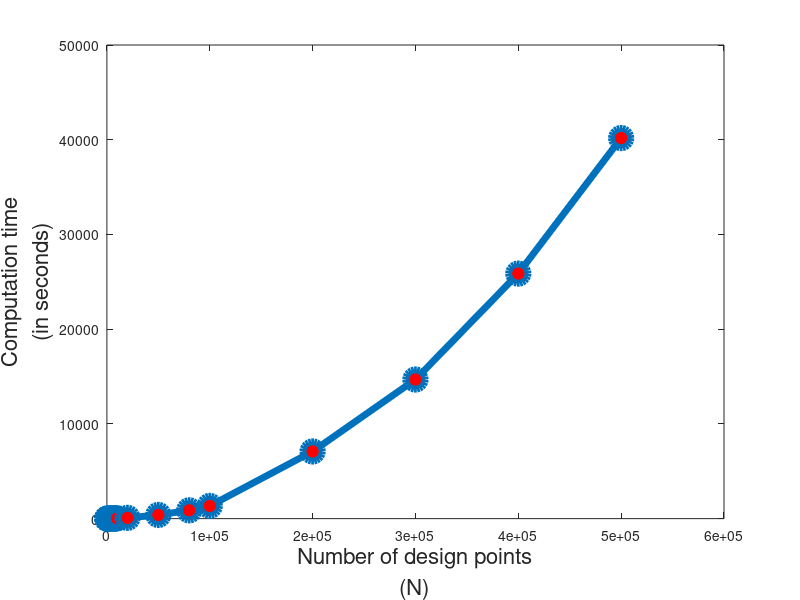

MATLAB code to generate this figure:
% EMAX [1;2;1]
%D-optimality for Emax model

x = [101 501 1001 2001 3001 4001 5001 6001 7001 8001 9001 10001 20001 ...
    50001 80001 100001 200001 300001 400001 500001]';
y = [1.922385 2.925531 3.935194 6.000104 8.367561 11.133859 13.606407 ...
      16.519683 19.700756 23.049704 30.974902 31.303157 82.123569 388.884111 ...
      877.657660 1339.919643 7090.714756 14685.702611 25868.178532 40175.861783]';

figure
h1 = plot(x, y, 'o-', 'linewidth', 5, 'markersize', 14, 'markerfacecolor', 'Red');
xlabel({'Number of design points', '(N)'}, 'FontSize', 16); % x-axis label
ylabel({'Computation time', '(in seconds)'}, 'FontSize', 16); % y-axis label
